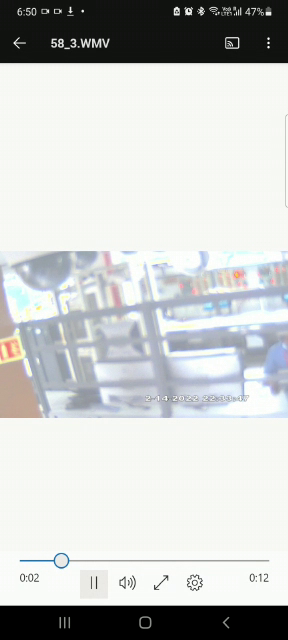
#> input picture frame 34 of SampleTestingVideos/SampleVideo1.mp4, 288 x 640 px, given in place of SamplVideo4.mp4, which was not available
$ python BlurChecker.py   (older library calls are emulated)
#> lines starting #> are read from the running program, lines starting #| are printed output that depends on the picture; after the words box and inside, x2 and y2 are one past the last pixel; in counts of white or black regions, pixels touching at a corner belong together; pictures that were not available may be replaced by others from this repository, and a replacement may not be noted
from imutils import paths
import argparse
import cv2
def variance_of_laplacian(image):
	# compute the Laplacian of the image and then return the focus
	# measure, which is simply the variance of the Laplacian
	return cv2.Laplacian(image, cv2.CV_64F).var()
# construct the argument parse and parse the arguments

cap = cv2.VideoCapture('SamplVideo4.mp4')

# Check if camera opened successfully
if (cap.isOpened()== False):
  print("Error opening video  file")

# Read until video is completed
while(cap.isOpened()):

  # Capture frame-by-frame
  ret, frame = cap.read()
#> frame is the input picture: shape (640, 288, 3); mean B, G, R 201.2, 202.2, 199.9
  if ret == True:

    # Display the resulting frame

    image = frame
    gray = cv2.cvtColor(image, cv2.COLOR_BGR2GRAY)
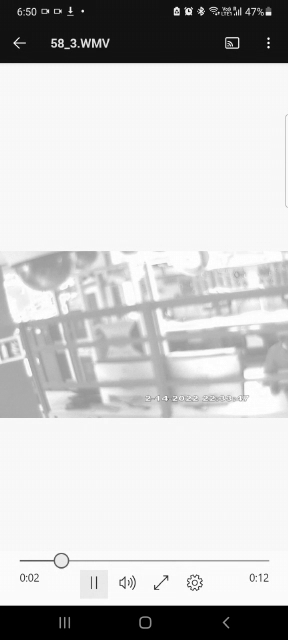
#> gray: shape (640, 288); min 0, max 255, mean 201.5
    fm = variance_of_laplacian(gray)
#> fm = 1013
    text = "Not Blurry"

    if fm < 100:
        text = "Blurry"

    cv2.putText(image, "{}: {:.2f}".format(text, fm), (10, 30),
		   cv2.FONT_HERSHEY_SIMPLEX, 0.8, (0, 0, 255), 3)
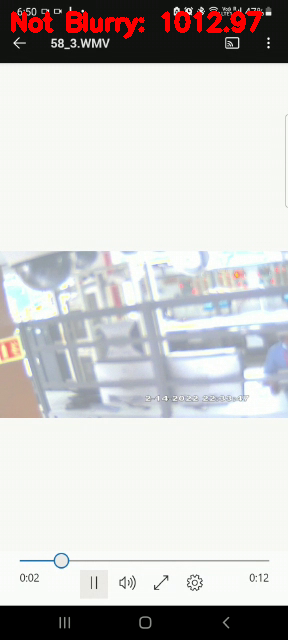
#> image: shape (640, 288, 3); 1.41% of pixels changed, all inside (x1, y1, x2, y2) = (11, 11, 263, 39)

    cv2.imshow('Frame', frame)


    # Press Q on keyboard to  exit
    if cv2.waitKey(25) & 0xFF == ord('q'):
#> (key q is pressed here)
      break

  # Break the loop
  else:
    break

# When everything done, release
# the video capture object
cap.release()

# Closes all the frames
cv2.destroyAllWindows()

$ run again, starting later in the video
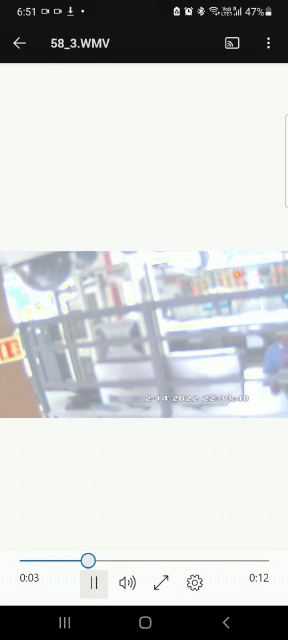
#> input picture frame 154 of SampleTestingVideos/SampleVideo1.mp4, 288 x 640 px, given in place of SamplVideo4.mp4, which was not available
#> frame is the input picture: shape (640, 288, 3); mean B, G, R 201.2, 202.2, 199.9
#> fm = 1013.7
#> `cv2.putText(image, "{}: {:.2f}".format(text, fm), (10, 30), cv2.FONT_H..`:
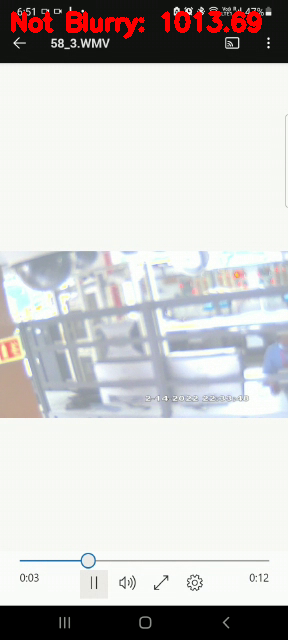
#> image: shape (640, 288, 3); 1.45% of pixels changed, all inside (x1, y1, x2, y2) = (11, 11, 262, 39)

$ run again, starting later in the video
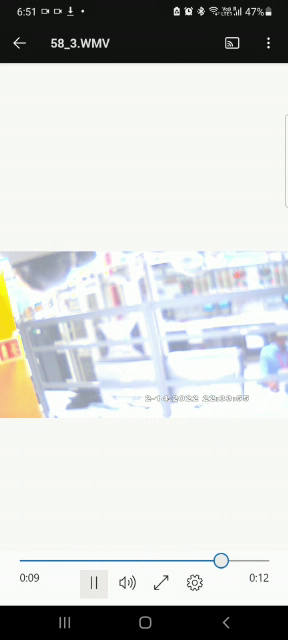
#> input picture frame 274 of SampleTestingVideos/SampleVideo1.mp4, 288 x 640 px, given in place of SamplVideo4.mp4, which was not available
#> frame is the input picture: shape (640, 288, 3); mean B, G, R 205.1, 207.4, 205.2
#> `gray = cv2.cvtColor(image, cv2.COLOR_BGR2GRAY)`:
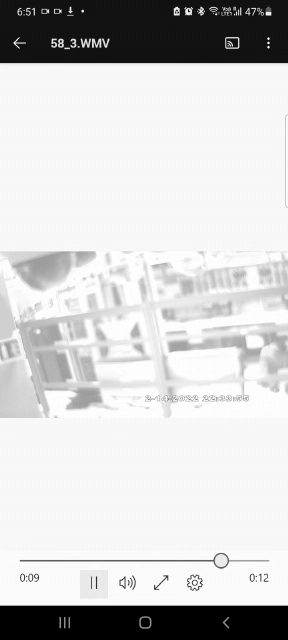
#> gray: shape (640, 288); min 0, max 255, mean 206.5
#> fm = 1057.2
#> `cv2.putText(image, "{}: {:.2f}".format(text, fm), (10, 30), cv2.FONT_H..`:
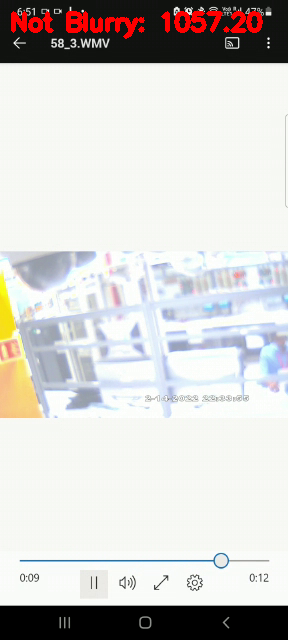
#> image: shape (640, 288, 3); 1.47% of pixels changed, all inside (x1, y1, x2, y2) = (11, 11, 263, 39)
